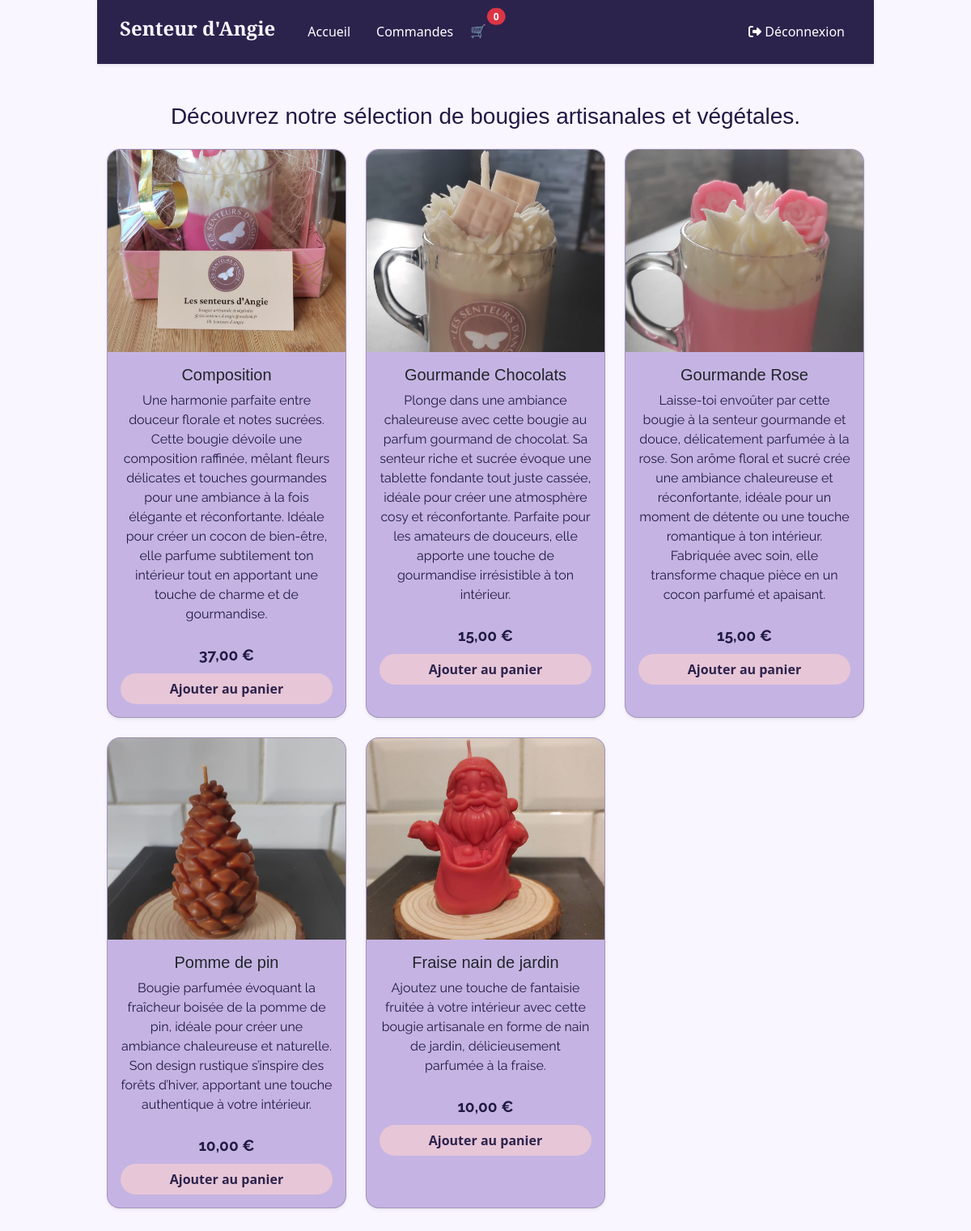
Screenshot of /src/Controller/controller_afficherToutproduits.php (signed in) with the database file from the repository.
### tables this page shows
CREATE TABLE IF NOT EXISTS `76_produits` (
  `pro_id` int NOT NULL AUTO_INCREMENT,
  `pro_nom` varchar(200) NOT NULL,
  `pro_description` varchar(1000) NOT NULL,
  `pro_prix` int NOT NULL,
  `pro_quantite` int NOT NULL,
  `pro_img` varchar(250) NOT NULL,
  PRIMARY KEY (`pro_id`)
);

### src/Controller/controller_afficherToutproduits.php (called while the page is built, shortened)
<?php
require_once '../Model/model_produit.php';
$produit = Produits::AfficherProduit();
$fmt = new NumberFormatter('fr_FR', NumberFormatter::CURRENCY);
include_once '../View/view_afficherToutproduits.php';
?>

### src/Model/model_produit.php (called while the page is built, shortened)
<?php
class Produits
{
    public static function afficherProduit()
    {
        $pdo = new PDO('mysql:host=' . DB_HOST . ';dbname=' . DB_NAME . ';charset=utf8', DB_USER, DB_PASS);
        $pdo->setAttribute(PDO::ATTR_ERRMODE, PDO::ERRMODE_EXCEPTION);
        $sql = 'SELECT pro_id,pro_nom,pro_img,pro_description,pro_prix,pro_quantite
        from `76_produits`';
        $stmt = $pdo->prepare($sql);
        $stmt->execute();
        $bougieProduit = $stmt->fetchAll(PDO::FETCH_ASSOC);
        return $bougieProduit;
    }
}

### src/View/view_afficherToutproduits.php (the view, shortened to what this page needs)
<?php
include_once '../../templates/head.php';
include_once '../../templates/nav.php';
?>
<section class="container my-5">
  <h3 class="text-center titleC mb-4">
    Découvrez notre sélection de bougies artisanales et végétales.
  </h3>
  <div class="row g-4">
    <?php foreach ($produit as $value) { ?>
      <div class="col-md-4">
        <div class="card shadow-sm h-100 mtg-card-custom">
          <a href="../Controller/controller_afficherProduits.php?produit=<?= $value['pro_id'] ?>">
            <img src="../../assets/img/<?= $value['pro_img'] ?>" class="card-img-top" alt="<?= $value['pro_nom'] ?>" />
          </a>
          <div class="card-body d-flex flex-column">
            <h5 class="card-title text-center"><?= $value['pro_nom'] ?></h5>
            <p class="card-text text-center textC"><?= $value['pro_description'] ?></p>
            <p class="text-center prix fw-bold"><?= $fmt->formatCurrency($value["pro_prix"], "EUR") ?></p>
            <?php if (isset($_SESSION['user'])) { ?>
              <button class="btn ajouterPanier"
                data-id="<?= $value['pro_id'] ?>"
                data-nom="<?= $value['pro_nom'] ?>"
                data-prix="<?= $value['pro_prix'] ?>"
                data-img="<?= $value['pro_img'] ?>">
                Ajouter au panier
              </button>
            <?php } else { ?>
              <a href="controller_connexion.php" class="btn btn-secondary">
                Connectez-vous pour commander
              </a>
            <?php } ?>
          </div>
        </div>
      </div>
    <?php } ?>
  </div>
</section>

### assets/scss/style.css (style rules this page uses)
:root { --color-primary: #2C234D; --color-secondary: #C5B4E3; --color-accent: #E7C6D7; --color-background: #FAF6FF; --color-text: #3A2E4F; }
body h1, body h2, body h3, body h4, body h5, body h6 { font-family: "Playfair Display", sans-serif; color: #211A44; }
body p { font-family: "Raleway", sans-serif; color: #211A44; }
.mtg-card-custom { background-color: var(--color-secondary); border-radius: 16px; box-shadow: 0 4px 10px rgba(44, 35, 77, 0.1); transition: all 0.3s ease; overflow: hidden; }
.mtg-card-custom .card-img-top { height: 15.6rem; -o-object-fit: cover; object-fit: cover; border-radius: 15px 15px 0 0; }
.mtg-card-custom .card-body { padding: 1rem; }
.mtg-card-custom .btn { border-radius: 30px; font-weight: bold; background-color: var(--color-accent); color: var(--color-primary); }
.mtg-card-custom .prix { font-size: 1.2rem; margin: 0.5rem 0; }

### rows the page displays
76_produits: pro_img (picture), pro_nom "Composition", pro_description "Une harmonie parfaite entre douceur florale et notes sucrées. Cette bougie dévoile une composition raffinée, mêlant fleurs délicates et touches gourmandes pour une ambiance à la fois élégante et réconfortante. Idéale pour créer un cocon de bien-être, elle parfume subtilement ton intérieur tout en apportant une touche de charme et de gourmandise.", pro_prix "37,00 €"
76_produits: pro_img (picture), pro_nom "Gourmande Chocolats", pro_description "Plonge dans une ambiance chaleureuse avec cette bougie au parfum gourmand de chocolat. Sa senteur riche et sucrée évoque une tablette fondante tout juste cassée, idéale pour créer une atmosphère cosy et réconfortante. Parfaite pour les amateurs de douceurs, elle apporte une touche de gourmandise irrésistible à ton intérieur.", pro_prix "15,00 €"
76_produits: pro_img (picture), pro_nom "Gourmande Rose", pro_description "Laisse-toi envoûter par cette bougie à la senteur gourmande et douce, délicatement parfumée à la rose. Son arôme floral et sucré crée une ambiance chaleureuse et réconfortante, idéale pour un moment de détente ou une touche romantique à ton intérieur. Fabriquée avec soin, elle transforme chaque pièce en un cocon parfumé et apaisant.", pro_prix "15,00 €"
76_produits: pro_img (picture), pro_nom "Pomme de pin", pro_description "Bougie parfumée évoquant la fraîcheur boisée de la pomme de pin, idéale pour créer une ambiance chaleureuse et naturelle. Son design rustique s’inspire des forêts d’hiver, apportant une touche authentique à votre intérieur.", pro_prix "10,00 €"
76_produits: pro_img (picture), pro_nom "Fraise nain de jardin", pro_description "Ajoutez une touche de fantaisie fruitée à votre intérieur avec cette bougie artisanale en forme de nain de jardin, délicieusement parfumée à la fraise.", pro_prix "10,00 €"
